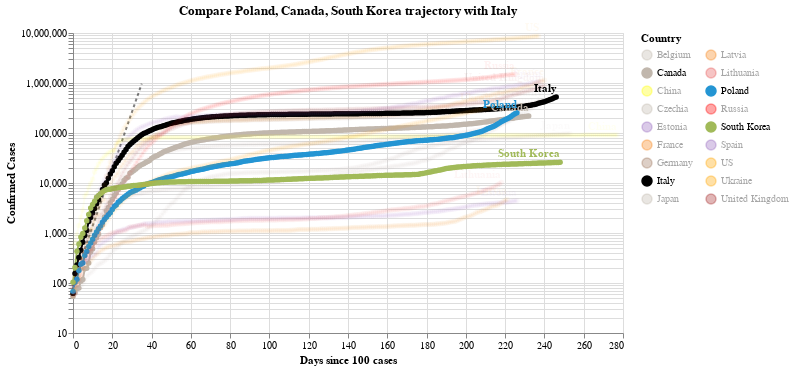

The notebook cell saved with this chart:
### Code cell
#hide_input
chart3 = make_since_chart(dff2, ['Poland', 'Canada', 'South Korea'], baseline_countries)
chart3

### Figure 1 — Vega-Lite specification as saved in the notebook (floating-point values rounded to 4 significant figures; data arrays with more than 128 entries replaced by an {"elided": "..."} marker saying what was removed)
{"config": {"view": {"continuousWidth": 400, "continuousHeight": 300}}, "layer": [{"data": {"name": "data-628230001892d6798b50651be41d1b3e"}, "mark": {"type": "line", "color": "black", "opacity": 0.5, "strokeDash": [3, 3]}, "encoding": {"x": {"type": "quantitative", "field": "Days since 100 cases"}, "y": {"type": "quantitative", "field": "Confirmed Cases"}}}, {"data": {"name": "data-e35ffa33bee6593a36de520a64615c83"}, "mark": {"type": "line", "point": true}, "encoding": {"color": {"type": "nominal", "field": "Country", "legend": {"columns": 2}, "scale": {"domain": ["Belgium", "Canada", "China", "Czechia", "Estonia", "France", "Germany", "Italy", "Japan", "Latvia", "Lithuania", "Poland", "Russia", "South Korea", "Spain", "US", "Ukraine", "United Kingdom"], "range": ["#C1B7AD", "#C1B7AD", "yellow", "#C1B7AD", "#9467bd", "#F58518", "#9D755D", "black", "#C1B7AD", "#F58518", "#E45756", "#2495D3", "red", "#A1BA59", "#9467bd", "orange", "orange", "brown"]}}, "opacity": {"condition": {"value": 1, "selection": "selector001"}, "value": 0.05}, "tooltip": [{"type": "nominal", "field": "Country"}, {"type": "temporal", "field": "Date"}, {"type": "quantitative", "field": "Confirmed Cases"}, {"type": "quantitative", "field": "Days since 100 cases"}], "x": {"type": "quantitative", "field": "Days since 100 cases"}, "y": {"type": "quantitative", "field": "Confirmed Cases", "scale": {"type": "log"}}}, "selection": {"selector001": {"type": "multi", "fields": ["Country"], "bind": "legend", "init": [{"Country": "Poland"}, {"Country": "Canada"}, {"Country": "South Korea"}, {"Country": "Italy"}]}}, "width": 550}, {"data": {"name": "data-e35ffa33bee6593a36de520a64615c83"}, "mark": {"type": "text", "align": "right", "dy": -8, "fontWeight": "bold"}, "encoding": {"color": {"type": "nominal", "field": "Country", "legend": {"columns": 2}, "scale": {"domain": ["Belgium", "Canada", "China", "Czechia", "Estonia", "France", "Germany", "Italy", "Japan", "Latvia", "Lithuania", "Poland", "Russia", "South Korea", "Spain", "US", "Ukraine", "United Kingdom"], "range": ["#C1B7AD", "#C1B7AD", "yellow", "#C1B7AD", "#9467bd", "#F58518", "#9D755D", "black", "#C1B7AD", "#F58518", "#E45756", "#2495D3", "red", "#A1BA59", "#9467bd", "orange", "orange", "brown"]}}, "opacity": {"condition": {"value": 1, "selection": "selector001"}, "value": 0.05}, "text": {"type": "nominal", "field": "Country"}, "tooltip": [{"type": "nominal", "field": "Country"}, {"type": "temporal", "field": "Date"}, {"type": "quantitative", "field": "Confirmed Cases"}, {"type": "quantitative", "field": "Days since 100 cases"}], "x": {"type": "quantitative", "field": "Days since 100 cases"}, "y": {"type": "quantitative", "field": "Confirmed Cases", "scale": {"type": "log"}}}, "transform": [{"filter": "(datum['Date'] >= 1603584000000)"}], "width": 550}], "title": "Compare Poland, Canada, South Korea trajectory with Italy", "$schema": "https://vega.github.io/schema/vega-lite/v4.8.1.json", "datasets": {"data-628230001892d6798b50651be41d1b3e": [{"Days since 100 cases": 0, "Confirmed Cases": 100.0}, {"Days since 100 cases": 1, "Confirmed Cases": 130.0}, {"Days since 100 cases": 2, "Confirmed Cases": 169.0}, {"Days since 100 cases": 3, "Confirmed Cases": 219.7}, {"Days since 100 cases": 4, "Confirmed Cases": 285.6}, {"Days since 100 cases": 5, "Confirmed Cases": 371.3}, {"Days since 100 cases": 6, "Confirmed Cases": 482.7}, {"Days since 100 cases": 7, "Confirmed Cases": 627.5}, {"Days since 100 cases": 8, "Confirmed Cases": 815.7}, {"Days since 100 cases": 9, "Confirmed Cases": 1060.0}, {"Days since 100 cases": 10, "Confirmed Cases": 1379.0}, {"Days since 100 cases": 11, "Confirmed Cases": 1792.0}, {"Days since 100 cases": 12, "Confirmed Cases": 2330.0}, {"Days since 100 cases": 13, "Confirmed Cases": 3029.0}, {"Days since 100 cases": 14, "Confirmed Cases": 3937.0}, {"Days since 100 cases": 15, "Confirmed Cases": 5119.0}, {"Days since 100 cases": 16, "Confirmed Cases": 6654.0}, {"Days since 100 cases": 17, "Confirmed Cases": 8650.0}, {"Days since 100 cases": 18, "Confirmed Cases": 11250.0}, {"Days since 100 cases": 19, "Confirmed Cases": 14620.0}, {"Days since 100 cases": 20, "Confirmed Cases": 19000.0}, {"Days since 100 cases": 21, "Confirmed Cases": 24710.0}, {"Days since 100 cases": 22, "Confirmed Cases": 32120.0}, {"Days since 100 cases": 23, "Confirmed Cases": 41750.0}, {"Days since 100 cases": 24, "Confirmed Cases": 54280.0}, {"Days since 100 cases": 25, "Confirmed Cases": 70560.0}, {"Days since 100 cases": 26, "Confirmed Cases": 91730.0}, {"Days since 100 cases": 27, "Confirmed Cases": 119300.0}, {"Days since 100 cases": 28, "Confirmed Cases": 155000.0}, {"Days since 100 cases": 29, "Confirmed Cases": 201500.0}, {"Days since 100 cases": 30, "Confirmed Cases": 262000.0}, {"Days since 100 cases": 31, "Confirmed Cases": 340600.0}, {"Days since 100 cases": 32, "Confirmed Cases": 442800.0}, {"Days since 100 cases": 33, "Confirmed Cases": 575600.0}, {"Days since 100 cases": 34, "Confirmed Cases": 748300.0}, {"Days since 100 cases": 35, "Confirmed Cases": 972800.0}], "data-e35ffa33bee6593a36de520a64615c83": {"elided": "4263 records"}}}
